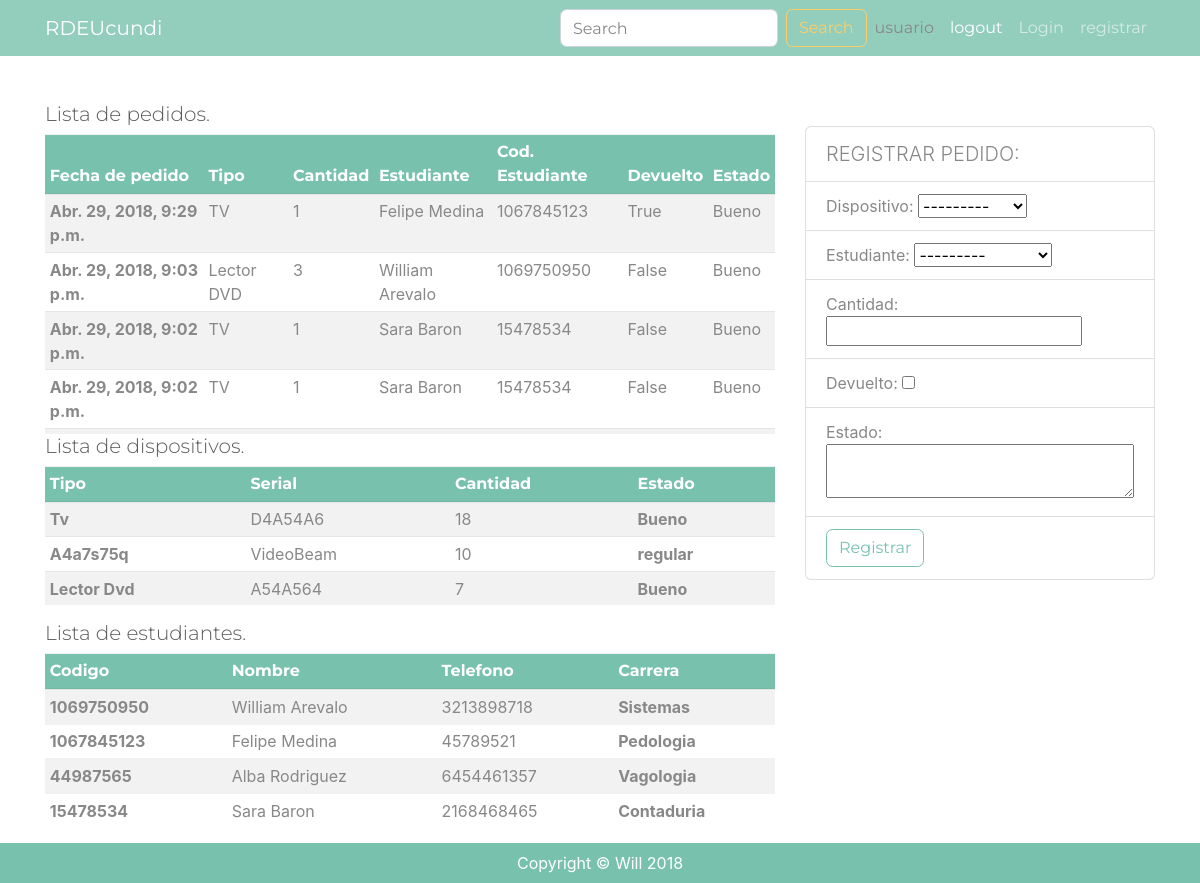
The page / on the database its author committed.
### registros/models.py (models this page shows, shortened)
class DispositivoRegistro(models.Model):
	created_at = models.DateTimeField(auto_now_add=True)
	dispositivo = models.ForeignKey(
		'registros.Dispositivo',
		on_delete = models.CASCADE,
	)
	estudiante = models.ForeignKey(
		'estudiantes.Estudiante',
		on_delete=models.CASCADE,
	)
	cantidad = models.PositiveSmallIntegerField()
	estado = models.TextField()
	devuelto = models.BooleanField()

class Dispositivo(models.Model):
	serial = models.CharField(max_length=255, unique=True)
	created_at = models.DateTimeField(auto_now_add=True)
	updated = models.DateTimeField(auto_now=True)
	tipo = models.CharField(max_length=255)
	cantidad = models.IntegerField()
	estado = models.TextField()
	def __str__(self):
		return self.tipo

### estudiantes/models.py (models this page shows)
class Estudiante(models.Model):
	codigo = models.CharField(max_length=255, unique=True)
	nombre = models.CharField(max_length=255)
	telefono = models.CharField(max_length=255)
	carrera = models.CharField(max_length=255)
	def __str__(self):
		return self.nombre

### registros/views.py (the view)
# urls.py: path("", HomeView.as_view(),name="home"),
class HomeView(TemplateView):
	template_name='registros/home.html'
	def get_context_data(self, *args, **kwargs):
		dispositivos = Dispositivo.objects.all()
		dispo_reg = DispositivoRegistro.objects.all()
		estudiantes = Estudiante.objects.all()
		register_form = RegisterForm()
		return {'dispositivos': dispositivos, 'dispo_reg':dispo_reg, 'estudiantes':estudiantes, 'register_form':register_form}

### registros/forms.py
class RegisterForm(forms.ModelForm):
	class Meta:
		model = DispositivoRegistro
		fields = [
			'dispositivo',
			'estudiante',
			'cantidad',
			'estado',
			'devuelto',
		]

### registros/templates/registros/home.html (shortened to what this page needs)
{% extends "registros/base.html" %}
{% load staticfiles %}
{% block css %}
  <link href="{% static "css/3-col-portfolio.css" %}" rel="stylesheet">
{% endblock css%}
{% block content %}
    <div class="container">
        <br><br>
      <div class="d-flex row">
      <div class="order-lg-2 col-lg-4 col-sm-12 col-12">
        <br>
        <form method="post" action="{% url "crearreg" %}">
        <ul class="list-group">
          <li class="list-group-item lead">REGISTRAR PEDIDO: </li>
          <li class="list-group-item">Dispositivo: {{ register_form.dispositivo }}</li>
          <li class="list-group-item">Estudiante: {{ register_form.estudiante }}</li>
          <li class="list-group-item">Cantidad: {{ register_form.cantidad }}</li>
          <li class="list-group-item">Devuelto: {{ register_form.devuelto }}</li>
          <li class="list-group-item">Estado: <textarea name="{{ register_form.estado.name }}" required id="id_{{ register_form.estado.name }}" style="width:100%" ></textarea></li>
          <li class="list-group-item"><button class="btn btn-outline-primary" type="submit">Registrar</button> </li>
        </ul>
      </form>
        <br>
      </div>
      <div class="order-lg-1 col-lg-8 col-sm-12 col-12">
        <h1 class="lead">Lista de pedidos.</h1>
        <div class="containertable">
      <table class="table table-striped table-hover table-sm table-responsive-sm">
      <thead class="thead-dark">
        <tr>
          <th scope="col">Fecha de pedido</th>
          <th scope="col">Tipo</th>
          <th scope="col">Cantidad</th>
          <th scope="col">Estudiante</th>
          <th scope="col">Cod. Estudiante</th>
          <th scope="col">Devuelto</th>
          <th scope="col">Estado</th>
        </tr>
      </thead>
      <tbody>
      {% for reg in dispo_reg reversed %}
      <tr>
      <td><b>{{reg.created_at}}</b></td>
      <td>{{reg.dispositivo}}</td>
      <td>{{reg.cantidad}}</td>
      <td>{{reg.estudiante}}</td>
      <td>{{reg.estudiante.codigo}}</td>
      <td>{{reg.devuelto}}</td>
      <td>{{reg.estado}}</td>
    </tr>
      {% endfor %}
      </tbody>
    </table>
  </div>
      <h1 class="lead">Lista de dispositivos.</h1>
      <div class="containertable">
      <table class="table table-striped table-hover table-sm table-responsive-sm">
      <thead class="thead-dark">
        <tr>
          <th scope="col">Tipo</th>
          <th scope="col">Serial</th>
          <th scope="col">Cantidad</th>
          <th scope="col">Estado</th>
        </tr>
      </thead>
      {% for dispositivo in dispositivos %}
      <tr>
      <td><b>{{dispositivo.tipo|title}}</b></td>
      <td>{{dispositivo.serial}}</td>
      <td>{{dispositivo.cantidad|title}}</td>
      <td><b>{{dispositivo.estado}}</b></td>
    </tr>
      {% endfor %}
    </table>
  </div>
    <h1 class="lead">Lista de estudiantes.</h1>
      <div class="containertable">
        <table class="table table-striped table-hover table-sm table-responsive-sm">
      <thead class="thead-dark">
        <tr>
          <th scope="col">Codigo</th>
          <th scope="col">Nombre</th>
          <th scope="col">Telefono</th>
          <th scope="col">Carrera</th>
        </tr>
      </thead>
      {% for estudiante in estudiantes %}
      <tr>
      <td><b>{{estudiante.codigo|title}}</b></td>
      <td>{{estudiante.nombre}}</td>
      <td>{{estudiante.telefono|title}}</td>
      <td><b>{{estudiante.carrera}}</b></td>
    </tr>
      {% endfor %}
    </table>
  </div>
    </div>
    </div>
    </div>
{% endblock content%}

### registros/templates/registros/base.html (shortened to what this page needs)
{% load staticfiles %}
<!DOCTYPE html>
<html lang="en">
  <head>
    <link href="https://bootswatch.com/4/minty/bootstrap.min.css" rel="stylesheet">
    {% block css %}{% endblock css %}
  </head>
  <body>
    <nav class="navbar navbar-expand-lg navbar-dark fixed-top" style="background-color: rgba(120, 194, 173,0.8);">
      <div class="container">
        <a class="navbar-brand text-white" href="/">RDEUcundi</a>
        <div class="collapse navbar-collapse" id="navbarResponsive">
          <ul class="navbar-nav ml-auto">
            <li class="nav-item active">
              <a class="nav-link" href="#">
              </a>
            </li>
            <li class="nav-item">
              <a class="nav-link" href="#"></a>
            </li>
            <form class="form-inline my-2 my-lg-0" method="post" action="">
              <input name="{{search_form.title.name}}" class="form-control mr-sm-2" type="search" placeholder="Search" aria-label="Search">
              <button class="btn btn-outline-warning my-2 my-sm-0" type="submit">Search</button>
            </form>
            <li class="nav-item">
              <a class="nav-link text-muted" href="#">usuario</a>
            </li>
            <li class="nav-item">
              <a class="nav-link text-white" href="">logout</a>
            </li>
            <li class="nav-item">
              <a class="nav-link" href="">Login</a>
            </li>
            <li class="nav-item">
              <a class="nav-link" href="{% url "estudiantes:signup" %}">registrar</a>
            </li>
          </ul>
        </div>
      </div>
    </nav>
    {% block content %}
    {% endblock content %}
    <footer class="py-2 bg-primary">
      <div class="container">
        <p class="m-0 text-center text-white">Copyright &copy; Will {% now "Y" %}</p>
      </div>
    </footer>
  </body>
</html>

### registros/static/css/3-col-portfolio.css (style rules this page uses)
@media (min-width: 992px) { body { padding-top: 56px; } }
body { padding-top: 54px; }

### registros/templates/registros/home.html (style rules this page uses)
a { color: darkslategray; }
.containertable { max-height: 300px; overflow-y: auto; }

### rows shown on the page
DispositivoRegistro: created_at "Abr. 29, 2018, 9:29 p.m.", dispositivo "TV", cantidad "1", estudiante "Felipe Medina", estudiante.codigo "1067845123", devuelto "True", estado "Bueno"
DispositivoRegistro: created_at "Abr. 29, 2018, 9:03 p.m.", dispositivo "Lector DVD", cantidad "3", estudiante "William Arevalo", estudiante.codigo "1069750950", devuelto "False", estado "Bueno"
DispositivoRegistro: created_at "Abr. 29, 2018, 9:02 p.m.", dispositivo "TV", cantidad "1", estudiante "Sara Baron", estudiante.codigo "15478534", devuelto "False", estado "Bueno"
DispositivoRegistro: created_at "Abr. 29, 2018, 9:02 p.m.", dispositivo "TV", cantidad "1", estudiante "Sara Baron", estudiante.codigo "15478534", devuelto "False", estado "Bueno"
Dispositivo: tipo "Tv", serial "D4A54A6", cantidad "18", estado "Bueno"
Dispositivo: tipo "A4a7s75q", serial "VideoBeam", cantidad "10", estado "regular"
Dispositivo: tipo "Lector Dvd", serial "A54A564", cantidad "7", estado "Bueno"
Estudiante: codigo "1069750950", nombre "William Arevalo", telefono "3213898718", carrera "Sistemas"
Estudiante: codigo "1067845123", nombre "Felipe Medina", telefono "45789521", carrera "Pedologia"
Estudiante: codigo "44987565", nombre "Alba Rodriguez", telefono "6454461357", carrera "Vagologia"
Estudiante: codigo "15478534", nombre "Sara Baron", telefono "2168468465", carrera "Contaduria"
